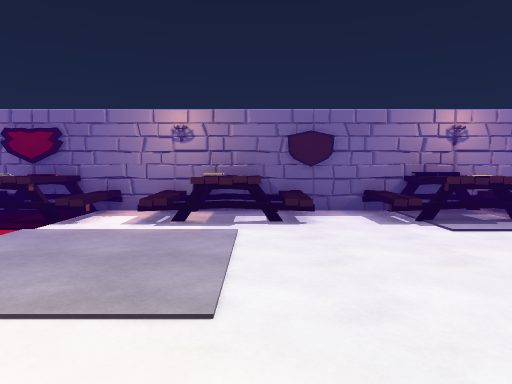
view 1 (above)

14 first-person views from a walk through a scene from a Unity 3-D project. The camera is 1.5 m above the floor, tilts 4° down and sees 70° across. Doors are open. The floor is counted in squares, 2 m on a side. Each view is taken from the middle of a square. On the plan, view 1 faces up. The plan holds only what a view shows up to about 11 squares ahead; the rest is blank. The player is left out.

view 2
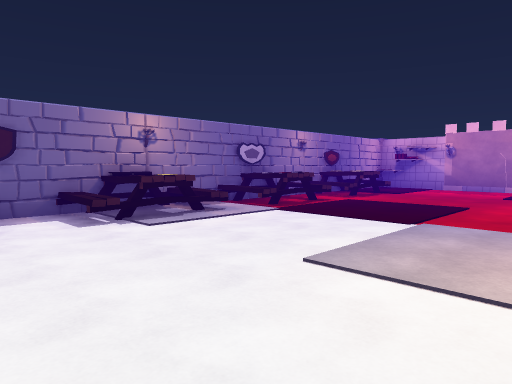

view 3
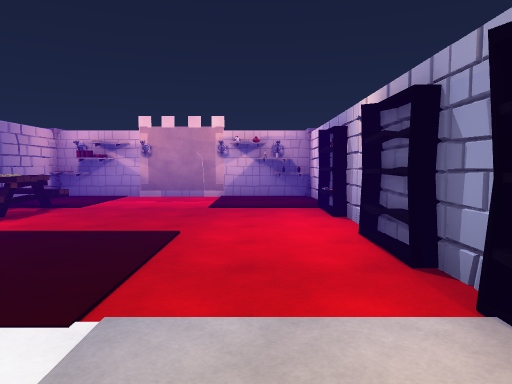

view 4
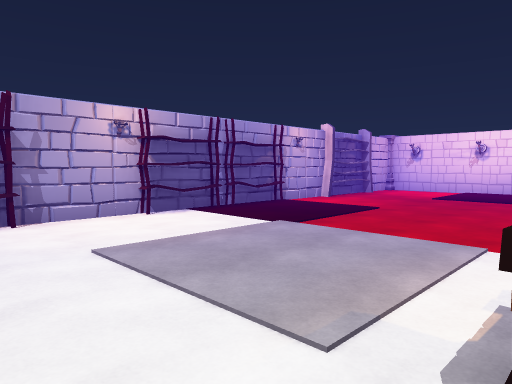

view 5
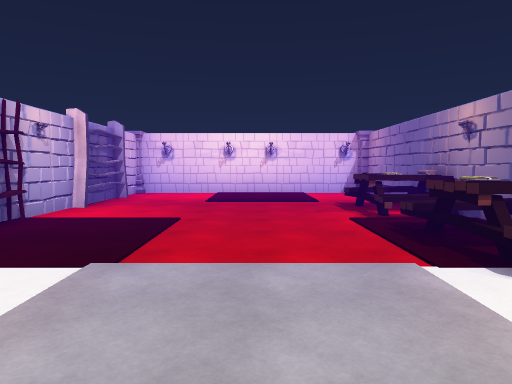

view 6
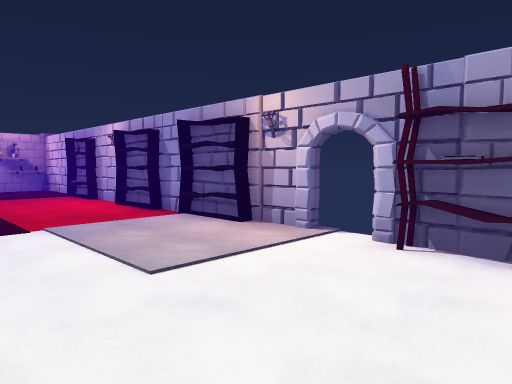

view 7
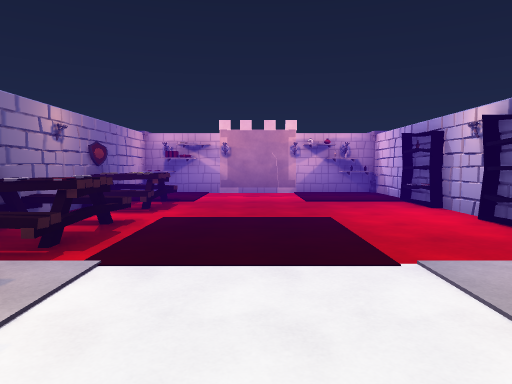

view 8
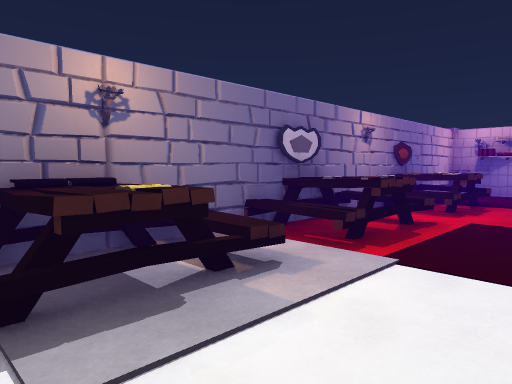

view 9
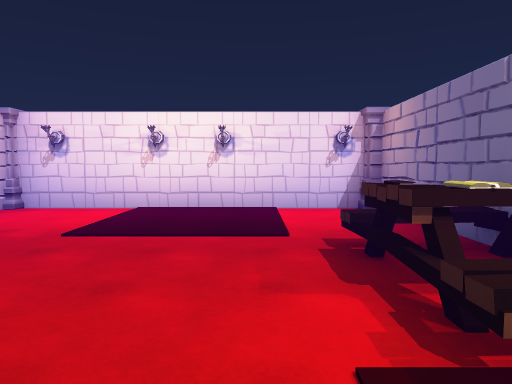

view 10
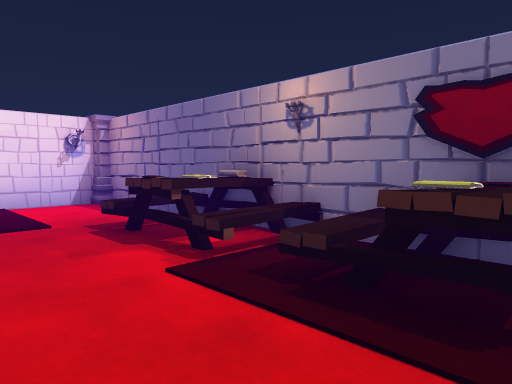

view 11
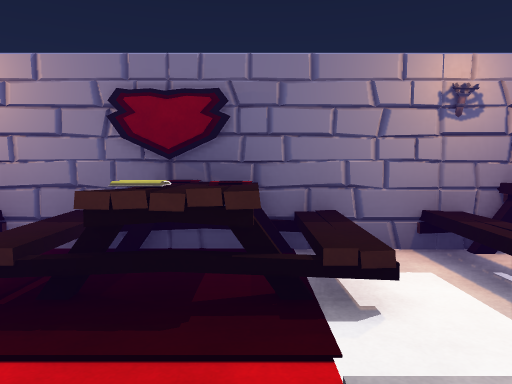

view 12
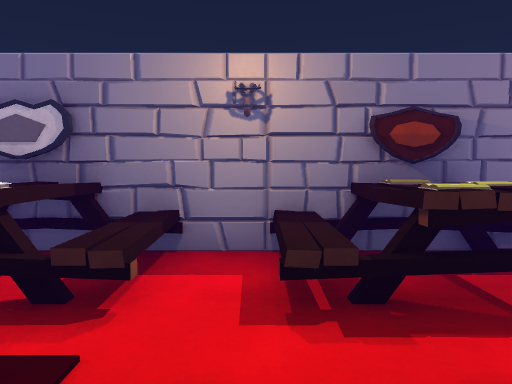

view 13
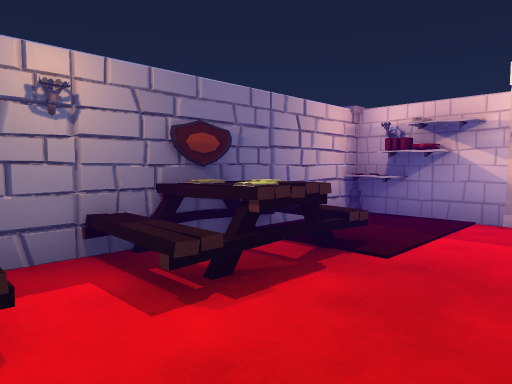

view 14
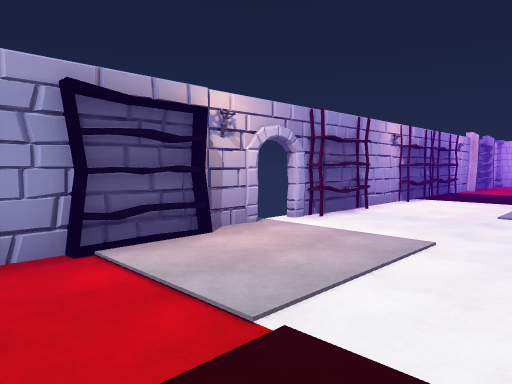

### Floor plan
Points are (right, up) in squares from view 1. A wall is a line through its corners. A room is listed if a view was taken in it or the views show most of it. See-through windows are left out.
Room 1 (views 1, 2, 3, 4, 5, 6, 7, 8, 9, 10, 11, 12, 13, 14)
walls: (2.2, 6) (1.6, 6.3); (2.5, -0.4) (12.5, -0.4); (-1.4, 6.2) (-2.6, 6.2); (3.6, -0.4) (4, -0.6); (-1.9, 6.4) (-2.4, 6.1); (-2.4, -0.4) (-1.9, -0.6); (-4.4, 6.2) (-10.5, 6.2); (7.5, 6.1) (6.8, 6.4); (8.5, 6.2) (1.4, 6.2); (-6.7, 6.4) (-7.1, 6.1); (-9.9, 6.4) (-10.2, 6); (-10.6, 5.5) (-10.6, 0.5); (12.6, 0.5) (12.6, 5.5); (12.5, 6.2) (10.4, 6.2); (-10.5, -0.4) (1.8, -0.4)
ways out: open door at (2, -0.5)
objects: other object (-11, -1) to (-11, 0); other object (-11, 6); other object (-8, 0); other object (-7, 5); other object (-6, 5); other object (-6, 6); other object (-4, 0); other object (-4, 5); other object (-4, 6); other object (-3, 5); other object (-3, 6); other object (-2, 0); other object (-1, 5) to (0, 6); other object (-1, 6); other object (1, 0); other object (1, 6); other object (2, 5); other object (3, 5); other object (4, 0); other object (4, 5); other object (5, 5); other object (6, 5); other object (7, 0); other object (7, 5); other object (9, 0); other object (9, 5); other object (9, 6); other object (10, 5); other object (10, 6); other object (13, -1); other object (13, 0); other object (13, 6) to (13, 7)

Where each view was taken, in squares from view 1:
view 1: 0 up, 0 right, facing up
view 2: 0 up, 0 right, facing up-right
view 3: 1 up, 3 right, facing right
view 4: 5 up, 1 right, facing down-left
view 5: 3 up, 0 right, facing left
view 6: 3 up, 0 right, facing down-right
view 7: 3 up, 2 right, facing right
view 8: 3 up, 2 right, facing up-right
view 9: 4 up, 4 left, facing left
view 10: 3 up, 3 left, facing up-left
view 11: 3 up, 3 left, facing up
view 12: 3 up, 8 right, facing up
view 13: 3 up, 7 right, facing up-right
view 14: 3 up, 6 right, facing down-left
